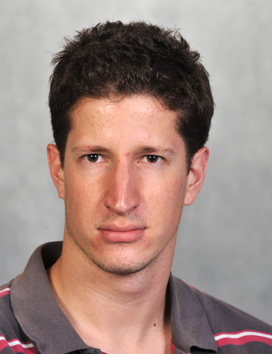
%> input picture old/nati.jpg, 272 x 354 px
$ octave profile.m   (GNU Octave 9; MATLAB toolbox functions it lacks are replaced by stand-ins)
%> lines starting %> are read from the running program, lines starting %| are printed output that depends on the picture; in (x1, y1, x2, y2) boxes, pixels count from 0 and x2, y2 are one past the last pixel; in counts of white or black regions, pixels touching at a corner belong together; the program's own positions count from 1
I = imread('nati.jpg');
%> I is the input picture: size 354x272x3 uint8; mean R, G, B 159.4, 136.9, 130.4
I = im2double(I);
%> I: size 354x272x3 double
I = imresize(I,0.5);
%> I: size 177x136x3 double

imwrite(I,'1.png','PNG');

I = rgb2gray(I);
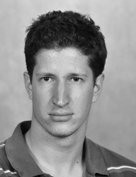
%> I: size 177x136 double; min 0.00459, max 0.96, mean 0.56

imwrite(I,'2.png','PNG');

filter = [1 2 1; 0 0 0 ; -1 -2 -1];

dy = imfilter(I,filter);
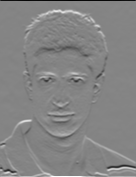
%> dy: size 177x136 double; min -3.46, max 3.21, mean 0.00978; drawn with min black and max white
dx = imfilter(I,filter');
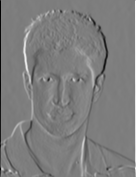
%> dx: size 177x136 double; min -3.03, max 3.11, mean -0.000111; drawn with min black and max white

G = dx.^2+dy.^2;
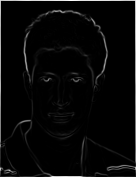
%> G: size 177x136 double; min 2.17e-08, max 11.99, mean 0.363; drawn with min black and max white
G = G-min(G(:));
G = G./max(G(:));

G = G.^0.2;
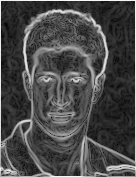
%> G: size 177x136 double; min 0, max 1, mean 0.289

imwrite(G,'3.png','PNG');

B = I>0.5;
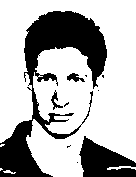
%> B: size 177x136 logical; 70% white; 10 black regions (6 under 20 px), largest, box (x1, y1, x2, y2) and area: (0, 11, 107, 177) 5611, (79, 136, 136, 177) 1433, (67, 73, 85, 82) 86, (51, 90, 63, 110) 77

imwrite(B,'4.png','PNG');

R = uint8(G*255);
y = colormap(jet(255));
imwrite(R,y,'5.png','PNG');
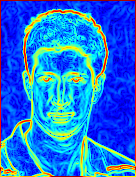
%> saved as 5.png: size 177x136x3 uint8; mean R, G, B 33.3, 117.1, 218.4
close all;

$ run again, with old/6.png saved as old/nati.jpg
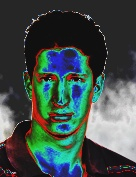
%> input picture old/6.png, 136 x 177 px
%> I is the input picture: size 177x136x3 uint8; mean R, G, B 64.7, 78.7, 75.1
%> `B = I>0.5;`:
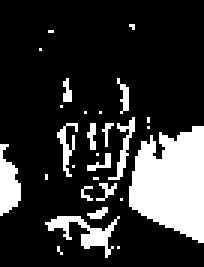
%> B: size 89x68 logical (shown 3 times larger); 19.6% white; 28 white regions (21 under 20 px), largest, box (x1, y1, x2, y2) and area: (43, 42, 68, 81) 709, (15, 72, 40, 86) 116, (0, 48, 7, 72) 109
%> `imwrite(R,y,'5.png','PNG');`:
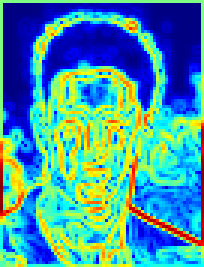
%> saved as 5.png: size 89x68x3 uint8 (shown 3 times larger); mean R, G, B 69.6, 150.1, 164.5
